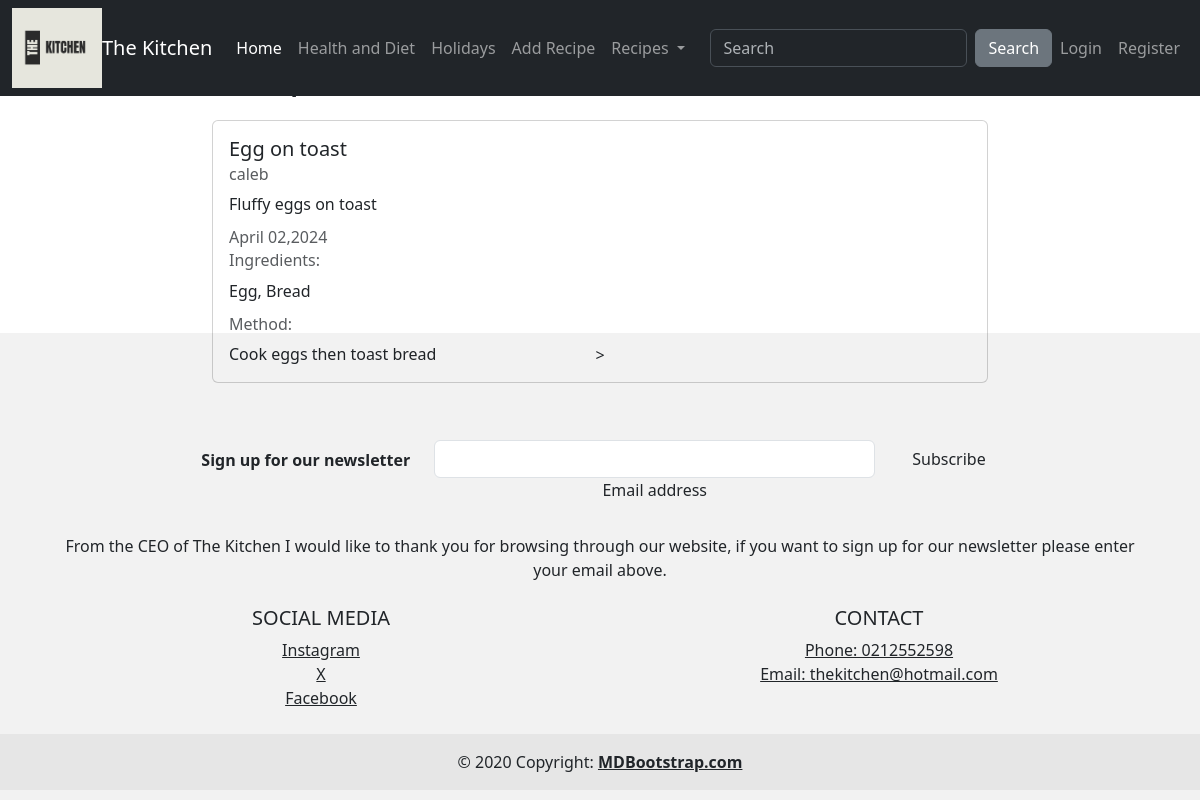
Screenshot of /recipe/2 with the database file from the repository.
### recipe/models.py (models this page shows, shortened)
class recipe(models.Model):
    title = models.CharField(max_length = 100)
    description = models.TextField()
    image = models.ImageField(upload_to="recipe_images", null=True)
    author = models.ForeignKey(User, on_delete = models.CASCADE)
    created_at = models.DateTimeField(auto_now_add = True)
    updated_at = models.DateTimeField(auto_now = True)
    ingredients = models.TextField(null=True)
    method = models.TextField(null=True)
    meal_type = models.ForeignKey(MealType, on_delete=models.CASCADE, null=True)
    meal_diet = models.ManyToManyField(MealDiet, help_text="Hold ctrl or cmd to select more than one option")
    meal_holiday = models.ManyToManyField(HolidayMeal, help_text="Hold ctrl or cmd to select more than one option")

### recipe/views.py (the view)
# urls.py: path('recipe/<int:pk>', views.RecipeDetailView.as_view(), name="recipes-detail"),
class RecipeDetailView(DetailView):
    model = models.recipe

### recipe/templates/recipe/recipe_detail.html (shortened to what this page needs)
{% extends "recipe/base.html" %}
{% block content %}
<h1>Recipe # {{ object.id }}</h1>
<div class="card my-4">
    <div class="card-body">
        <h5 class="card-title">{{ object.title }}</h5>
        <h6 class="card-subtitle mb-2 text-muted">{{ object.author }}</h6>
        <p class="card-text">{{ object.description }}</p>
        <h6 class="card-subtitle mb-2 text-muted">{{ object.updated_at|date:"F d,Y" }}</h6>
        <h6 class="card-subtitle mb-2 text-muted">Ingredients:</h6>
        <p class="card-text">{{ object.ingredients }}</p>
        <h6 class="card-subtitle mb-2 text-muted">Method:</h6>
        <p class="card-text">{{ object.method }}</p>
    </div>
</div>
{% endblock content %}

### rows the page displays
recipe: title "Egg on toast", author "caleb", description "Fluffy eggs on toast", updated_at "April 02,2024", ingredients "Egg, Bread", method "Cook eggs then toast bread"
